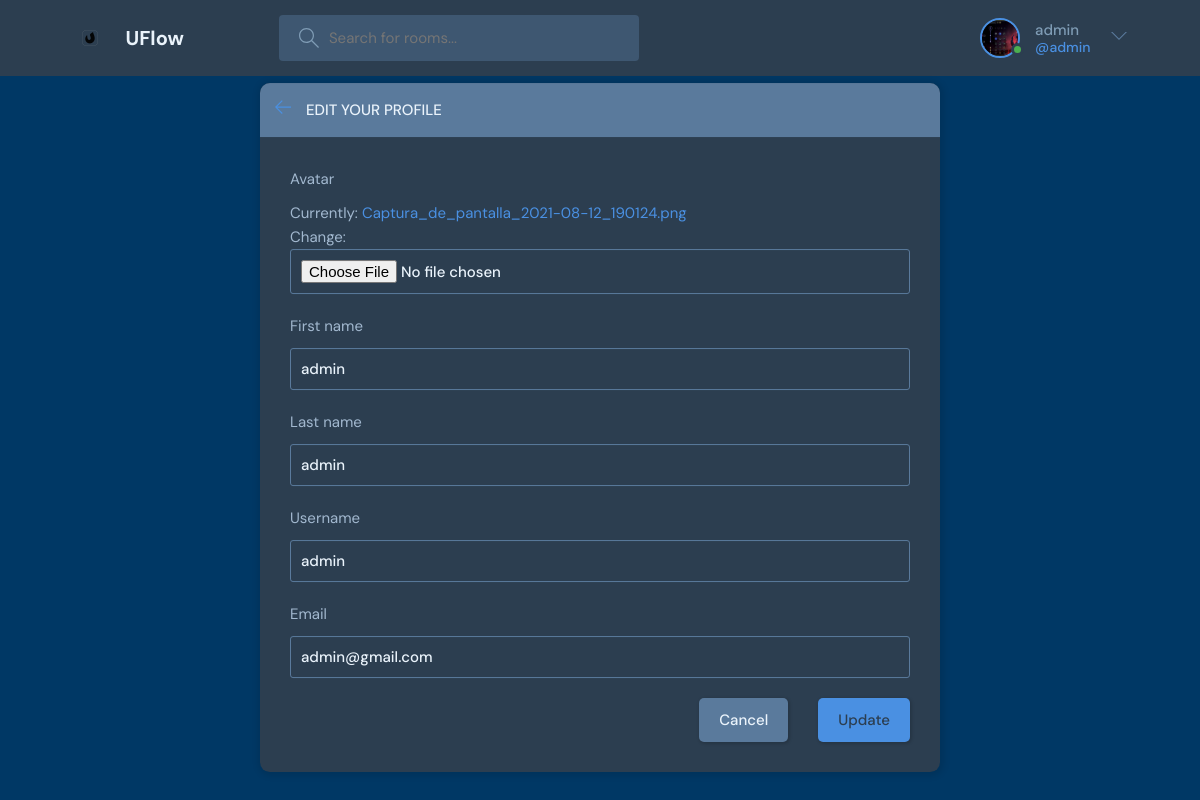
The app's page /update-user/ (signed in), older data.
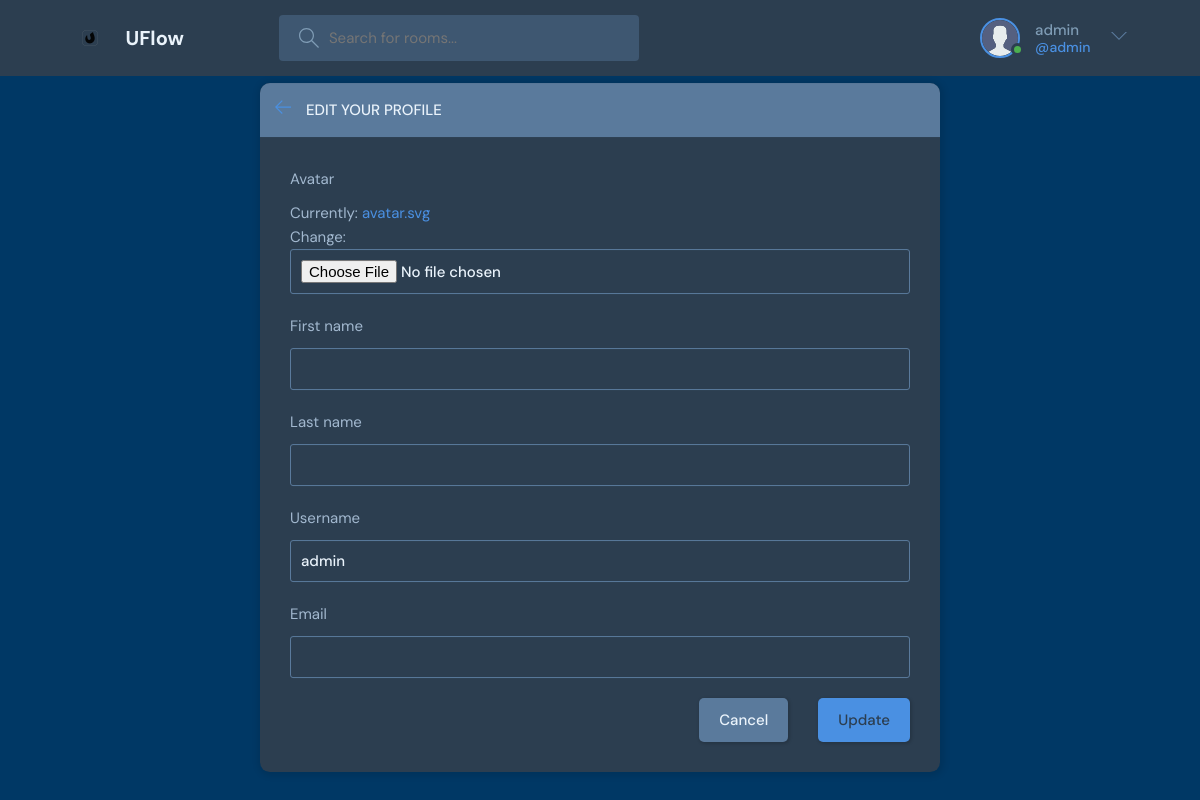
The same page, newer data.
### base/models.py (models this page shows)
class User(AbstractUser):
    username = models.CharField(unique=True,max_length=200, null=True)
    first_name = models.CharField(max_length=200, null=True)
    last_name = models.CharField(max_length=200, null=True)
    email = models.EmailField(unique=True, null=True)
    bio = models.TextField(null=True)
    avatar = models.ImageField(null=True, default="avatar.svg")
    birthdate = models.DateField(null=True, blank=True)
    USERNAME_FIELD = 'username'
    REQUIRED_FIELDS = []

### base/views.py (the view)
# urls.py: path('update-user/', views.updateUser, name='update-user'),
@login_required(login_url='login')
def updateUser(request):
    user= request.user
    form = UserForm(instance=user)
    if request.method == 'POST':
        form = UserForm(request.POST,request.FILES ,instance=user)
        if form.is_valid():
            form.save()
            return redirect('user-profile', pk=user.id)
    return render(request, 'base/update-user.html', {'form': form})  # Pass the form to

### base/forms.py
class UserForm(ModelForm):
    class Meta:
        model = User
        fields = ['avatar','first_name', 'last_name','username', 'email']  # Include the fields you want to allow the user to update

### base/templates/base/update-user.html (shortened to what this page needs)
{% extends 'main.html' %}
{% block content %}
    <main class="update-account layout">
        <div class="container">
            <div class="layout__box">
                <div class="layout__boxHeader">
                    <div class="layout__boxTitle">
                        <a href="{% url 'home'  %}">
                            <svg version="1.1" xmlns="http://www.w3.org/2000/svg" width="32" height="32"
                                viewBox="0 0 32 32">
                                <title>arrow-left</title>
                                <path
                                    d="M13.723 2.286l-13.723 13.714 13.719 13.714 1.616-1.611-10.96-10.96h27.625v-2.286h-27.625l10.965-10.965-1.616-1.607z">
                                </path>
                            </svg>
                        </a>
                        <h3>Edit your profile</h3>
                    </div>
                </div>
                <div class="layout__body">
                    <form class="form" action="" method="POST" enctype="multipart/form-data">
                        {% for field in form %}
                        <div class="form__group">
                            <label for="profile_pic">{{field.label}}</label>
                          {{field}}
                        </div>
                        {% endfor %}
                        <div class="form__action">
                            <a class="btn btn--dark" href="{% url  'user-profile' request.user.id %}">Cancel</a>
                            <button class="btn btn--main" type="submit">Update</button>
                        </div>
                    </form>
                </div>
            </div>
        </div>
    </main>
{% endblock content %}

### templates/nav.html (shortened to what this page needs)
{% load static %}
<header class="header header--loggedIn">
  <div class="container">
    <a href="{% url 'home' %}" class="header__logo">
      <img  src="{% static 'images/logo.png' %}"  />
      <h1>UFlow</h1>
    </a>
    <form class="header__search" method="GET" action="{% url 'home' %}">
      <label>
        <input name="q" placeholder="Search for rooms..." />
      </label>
    </form>
    <nav class="header__menu">
      {% if request.user.is_authenticated %}
      <div class="header__user">
        <a href="{%url 'user-profile' request.user.id %}">
          <div class="avatar avatar--medium active">
            <img src="{{request.user.avatar.url}}" />
          </div>
          <p>{{request.user.username}}<span>@{{request.user.username}}</span></p>
        </a>
        <button class="dropdown-button">
          <svg version="1.1" xmlns="http://www.w3.org/2000/svg" width="32" height="32" viewBox="0 0 32 32">
            <title>chevron-down</title>
            <path d="M16 21l-13-13h-3l16 16 16-16h-3l-13 13z"></path>
          </svg>
        </button>
      </div>
      {% else %}
      <a href="{% url 'login' %}">
        <img src="{% static 'images/avatar.svg' %}" />
        <p>Login</p>
      </a>
      {% endif %}
    </nav>
  </div>
</header>

Row changes from the older to the newer data that the page shows:
changed User "admin": user.avatar: picture removed, a placeholder shows; first_name "admin" → (not shown); last_name "admin" → (not shown); email "admin@gmail.com" → (not shown)
Text that changed along with them:
text no longer shown: "Currently: Captura_de_pantalla_2021-08-12_190124.png Change:"
text now shown: "Currently: avatar.svg Change:"
